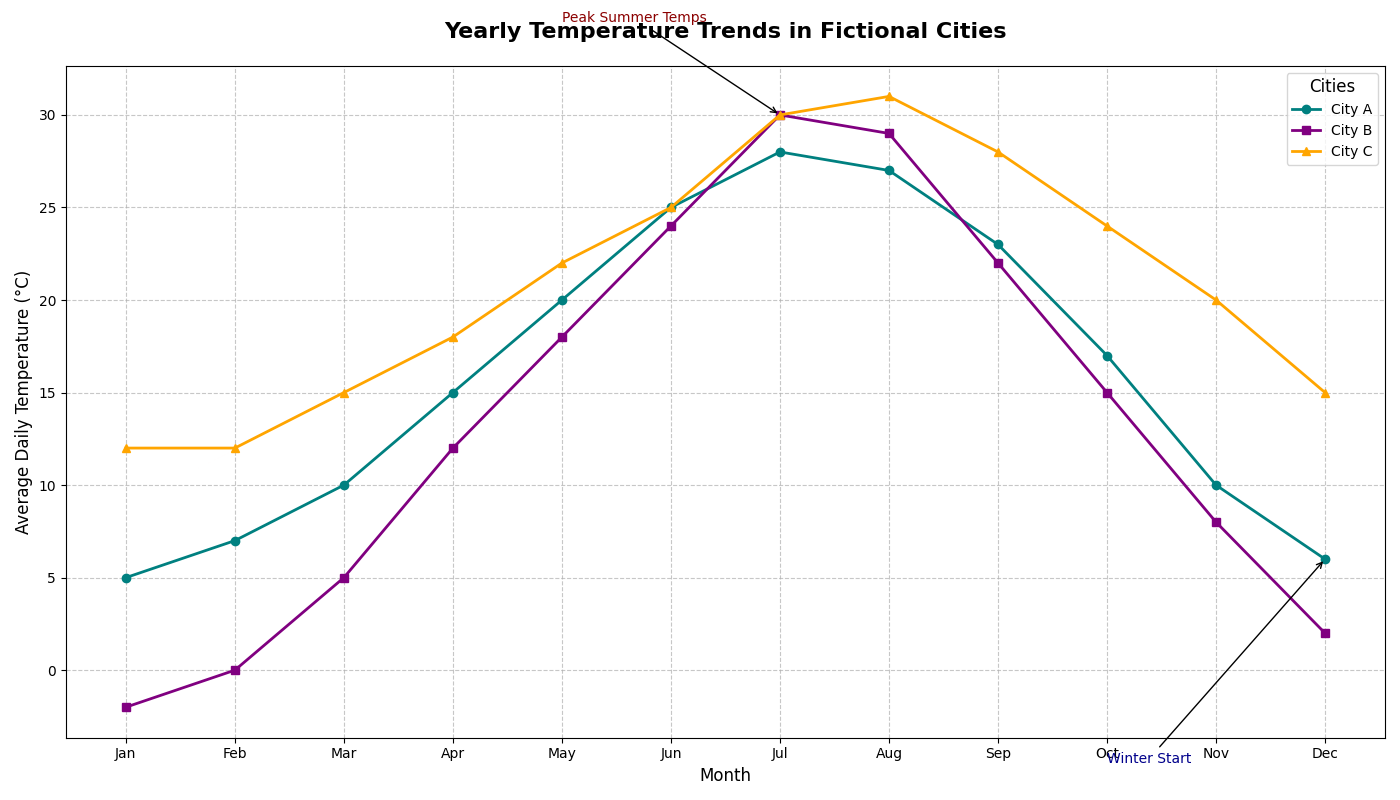

Source code (Python):
import matplotlib.pyplot as plt
import numpy as np

# Define months for the data
months = np.arange(1, 13)

# Manually crafted data for average daily temperatures in degrees Celsius
city_a_temps = [5, 7, 10, 15, 20, 25, 28, 27, 23, 17, 10, 6]
city_b_temps = [-2, 0, 5, 12, 18, 24, 30, 29, 22, 15, 8, 2]
city_c_temps = [12, 12, 15, 18, 22, 25, 30, 31, 28, 24, 20, 15]

# Initialize the figure and axis
fig, ax = plt.subplots(figsize=(14, 8))

# Plotting the line chart for each city with new colors
ax.plot(months, city_a_temps, marker='o', linestyle='-', color='teal', linewidth=2, label='City A')
ax.plot(months, city_b_temps, marker='s', linestyle='-', color='purple', linewidth=2, label='City B')
ax.plot(months, city_c_temps, marker='^', linestyle='-', color='orange', linewidth=2, label='City C')

# Setting title and labels
ax.set_title('Yearly Temperature Trends in Fictional Cities', fontsize=16, weight='bold', pad=20)
ax.set_xlabel('Month', fontsize=12)
ax.set_ylabel('Average Daily Temperature (°C)', fontsize=12)

# Adding a legend to identify cities
ax.legend(loc='upper right', fontsize=10, title='Cities', title_fontsize=12)

# Enable grid for easier value estimation
ax.grid(True, linestyle='--', alpha=0.7)

# Annotating key seasonal points in the data
ax.annotate('Peak Summer Temps', xy=(7, 30), xytext=(5, 35),
            arrowprops=dict(facecolor='black', arrowstyle='->', lw=1), fontsize=10, color='darkred')
ax.annotate('Winter Start', xy=(12, 6), xytext=(10, -5),
            arrowprops=dict(facecolor='black', arrowstyle='->', lw=1), fontsize=10, color='darkblue')

# Set x-ticks to month names for readability
month_names = ['Jan', 'Feb', 'Mar', 'Apr', 'May', 'Jun', 'Jul', 'Aug', 'Sep', 'Oct', 'Nov', 'Dec']
plt.xticks(months, month_names, fontsize=10)

# Automatically adjust layout to prevent overlap
plt.tight_layout()

# Display the plot
plt.show()
